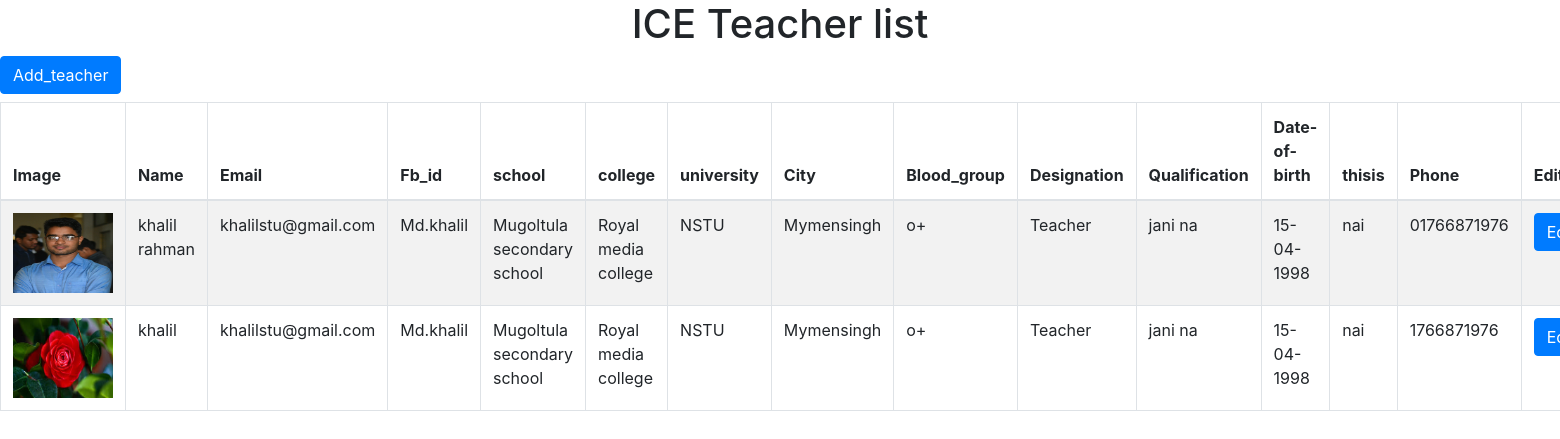
Screenshot of /index.php/teacher/teacherview with the database file from the repository.
### tables this page shows
CREATE TABLE `teacher` (
  `id` int(11) NOT NULL,
  `name` varchar(255) DEFAULT NULL,
  `email` varchar(255) DEFAULT NULL,
  `fb` varchar(255) DEFAULT NULL,
  `school` varchar(255) DEFAULT NULL,
  `college` varchar(255) DEFAULT NULL,
  `university` varchar(255) DEFAULT NULL,
  `city` varchar(255) DEFAULT NULL,
  `blood` varchar(255) DEFAULT NULL,
  `designation` varchar(255) DEFAULT NULL,
  `qualification` varchar(255) DEFAULT NULL,
  `dateofbarth` varchar(255) DEFAULT NULL,
  `thisis` varchar(255) DEFAULT NULL,
  `phone` varchar(255) DEFAULT NULL,
  `img` varchar(255) DEFAULT NULL
);

### application/controllers/teacher.php (called while the page is built, shortened)
<?php
class teacher extends CI_Controller{
 	public function teacherview(){
 		$data['fatch_data'] = $this->teachermodel->teacherfetch();
 		$this->load->view('adminview/teacher',$data);
 	}
}

### index.php (called while the page is built, shortened)
<?php
require_once BASEPATH.'core/CodeIgniter.php';

### application/models/teachermodel.php (called while the page is built, shortened)
<?php
class teachermodel extends CI_Model{
	public function teacherfetch(){
		return $this->db->get('teacher');
	}
}

### application/views/adminview/teacher.php (the view, shortened to what this page needs)
<?php include 'header.php'; ?>
<div>
	<center><h1>ICE Teacher list</h1></center>
	<h4><?= anchor('teacher/teachers','Add_teacher',['class'=>'btn btn-primary']) ?></h4>
	<table class="table table-striped table-bordered">
		<thead>
			<tr>
				<th>Image</th>
				<th>Name</th>
				<th>Email</th>
				<th>Fb_id</th>
				<th>school</th>
				<th>college</th>
				<th>university</th>
				<th>City</th>
				<th>Blood_group</th>
				<th>Designation</th>
				<th>Qualification</th>
				<th>Date-of-birth</th>
				<th>thisis</th>
				<th>Phone</th>
				<th>Edit</th>
			</tr>
		</thead>
		<tbody>
			<?php
				if($fatch_data->num_rows() > 0){
					foreach ($fatch_data->result() as $value) {
			?>
			<tr>
				<td><img src="<?= $value->img; ?>" alt="1" height="80" width="100"></td>
				<td> <?= $value->name;  			  ?> </td>
				<td> <?= $value->email;   			  ?> </td>
				<td> <?= $value->fb; 				  ?> </td>
				<td> <?= $value->school; 			  ?> </td>
				<td> <?= $value->college;	 		  ?> </td>
				<td> <?= $value->university;	 	  ?> </td>
				<td> <?= $value->city; 				  ?> </td>
				<td> <?= $value->blood;		 		  ?> </td>
				<td> <?= $value->designation;		  ?> </td>
				<td> <?= $value->qualification;		  ?> </td>
				<td> <?= $value->dateofbarth; 		  ?> </td>
				<td> <?= $value->thisis;        	  ?> </td>
				<td> <?= $value->phone;     		  ?> </td>
				<td>
					<?=
						form_open('teacher/teacheredit'),
						form_hidden('id',$value->id),
						form_submit(['name'=>'submit','value'=>'Edit','class'=>'btn btn-primary']),
						form_close()
					?>
				</td>
			</tr>
	<?php }}else{ echo "data not found";} ?>
		</tbody>
	</table>
</div>
<?php include 'footer.php' ?>

### rows the page displays
teacher: img (picture), name "khalil rahman", email "khalilstu@gmail.com", fb "Md.khalil", school "Mugoltula secondary school", college "Royal media college", university "NSTU", city "Mymensingh", blood "o+", designation "Teacher", qualification "jani na", dateofbarth "15-04-1998", thisis "nai", phone "01766871976"
teacher: img (picture), name "khalil", email "khalilstu@gmail.com", fb "Md.khalil", school "Mugoltula secondary school", college "Royal media college", university "NSTU", city "Mymensingh", blood "o+", designation "Teacher", qualification "jani na", dateofbarth "15-04-1998", thisis "nai", phone "1766871976"

### other values shown
anchor('teacher/teachers','Add_teacher',['class'=>'btn btn-primary']) "Add_teacher"
